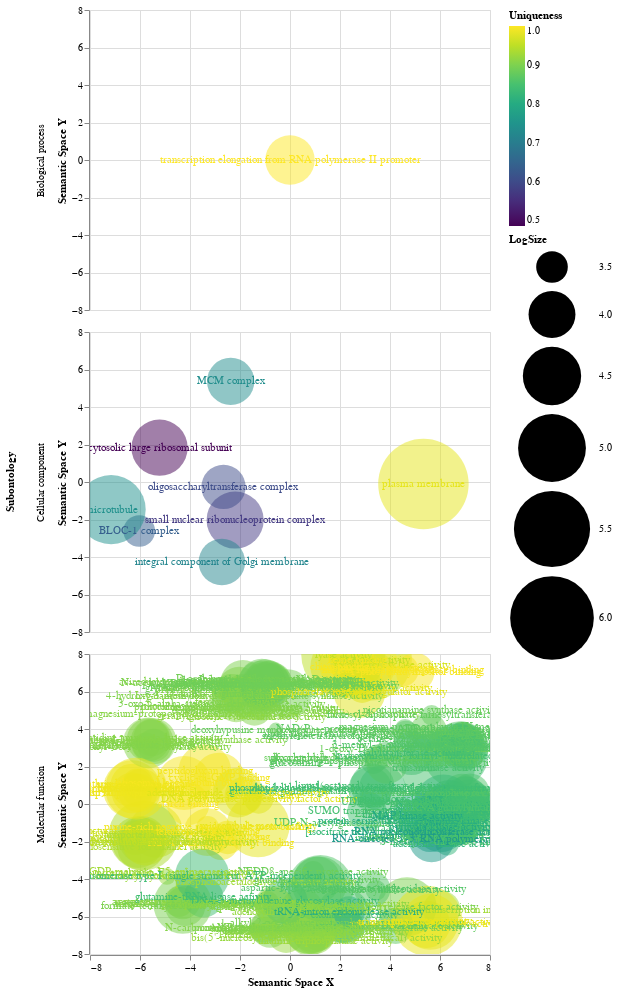

Notebook cell for this chart:
### Code cell
plot

### Figure 1 — Vega-Lite specification as saved in the notebook (floating-point values rounded to 4 significant figures; data arrays with more than 128 entries replaced by an {"elided": "..."} marker saying what was removed)
{"config": {"view": {"continuousWidth": 400, "continuousHeight": 300}}, "data": {"name": "data-9d7c3ddb80be906172eb5eba4abde8f5"}, "facet": {"row": {"type": "ordinal", "field": "Subontology"}}, "spec": {"layer": [{"mark": {"type": "point", "fillOpacity": 0.5, "filled": true}, "encoding": {"color": {"type": "quantitative", "field": "Uniqueness", "scale": {"scheme": "viridis"}}, "size": {"type": "quantitative", "field": "LogSize", "scale": {"base": 0, "domain": [3.5, 6], "range": [1000, 7000]}}, "tooltip": [{"type": "nominal", "field": "TermID"}, {"type": "nominal", "field": "Name"}, {"type": "quantitative", "field": "Frequency"}, {"type": "quantitative", "field": "LogSize"}, {"type": "quantitative", "field": "Uniqueness"}, {"type": "quantitative", "field": "Dispensability"}], "x": {"type": "quantitative", "field": "PlotX", "title": "Semantic Space X"}, "y": {"type": "quantitative", "field": "PlotY", "title": "Semantic Space Y"}}, "selection": {"selector005": {"type": "interval", "bind": "scales", "encodings": ["x", "y"]}}}, {"mark": "text", "encoding": {"color": {"type": "quantitative", "field": "Uniqueness", "scale": {"scheme": "viridis"}}, "text": {"type": "nominal", "field": "Name"}, "x": {"type": "quantitative", "field": "PlotX", "title": "Semantic Space X"}, "y": {"type": "quantitative", "field": "PlotY", "title": "Semantic Space Y"}}}]}, "$schema": "https://vega.github.io/schema/vega-lite/v4.8.1.json", "datasets": {"data-9d7c3ddb80be906172eb5eba4abde8f5": {"elided": "634 records"}}}
